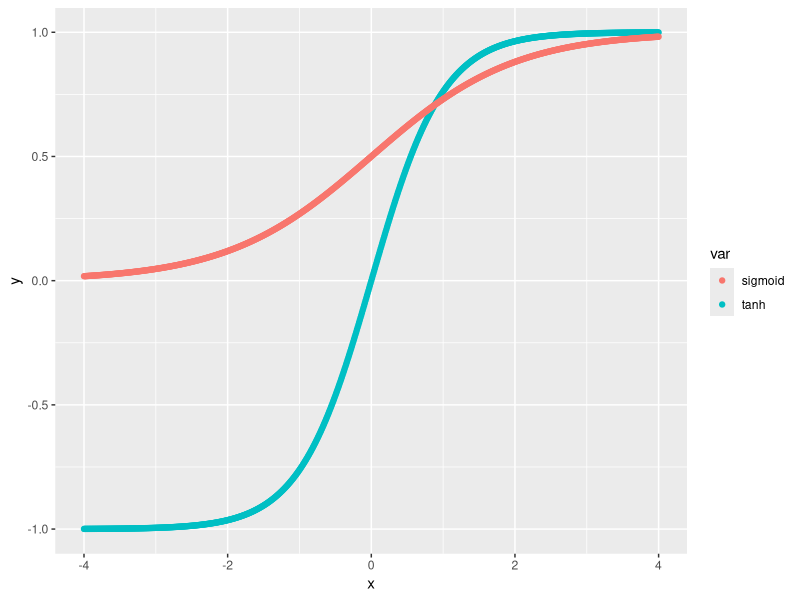

Write the R code that produced this figure.
## ---- chunk 1
knitr::opts_chunk$set(echo = TRUE)
library(tidyverse)

sigmoid <- function(x) 1 / (1 + exp(-x))
broadcast <- function(b){
   reduce(rerun(ncol(X), b), cbind)
}
## ---- chunk 2
tibble(x = seq(-4, 4, 0.01)) %>% 
   mutate(
      tanh = tanh(x),
      sigmoid = sigmoid(x)
   ) %>%
   gather(var, y, -x) %>% 
   ggplot(aes(x, y, color = var)) +
   geom_point()
## ---- chunk 3
(X <- matrix(c(1, 2), nrow = 2, ncol = 5))
## ---- chunk 4
(W1 <- matrix(c(1, 2), nrow = 4, ncol = 2, byrow = TRUE))
## ---- chunk 5
(b1 <- matrix(1, nrow = 4, ncol = 1))
## ---- chunk 6
(Z1 <- W1 %*% X + broadcast(b1))
## ---- chunk 7
(A1 <- tanh(Z1))
## ---- chunk 8
(W2 <- matrix(1, nrow = 1, ncol = 4, byrow = TRUE))

(b2 <- matrix(-0.5, nrow = 1, ncol = 1))

(Z2 <- (W2 %*% A1 + broadcast(b2)))

(A2 <- sigmoid(Z2))
